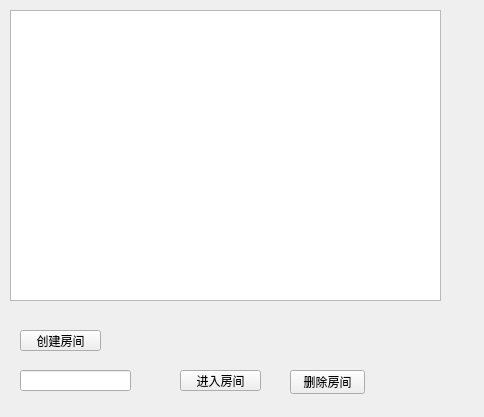
<?xml version="1.0" encoding="UTF-8"?>
<ui version="4.0">
 <class>CRoomWindow</class>
 <widget class="QWidget" name="CRoomWindow">
  <property name="geometry">
   <rect>
    <x>0</x>
    <y>0</y>
    <width>484</width>
    <height>417</height>
   </rect>
  </property>
  <property name="windowTitle">
   <string>Form</string>
  </property>
  <widget class="QListWidget" name="listWidget">
   <property name="geometry">
    <rect>
     <x>10</x>
     <y>10</y>
     <width>431</width>
     <height>291</height>
    </rect>
   </property>
  </widget>
  <widget class="QPushButton" name="BTN_ROOM_CREATE">
   <property name="geometry">
    <rect>
     <x>20</x>
     <y>330</y>
     <width>81</width>
     <height>21</height>
    </rect>
   </property>
   <property name="text">
    <string>创建房间</string>
   </property>
  </widget>
  <widget class="QLineEdit" name="EDIT_INDEX">
   <property name="geometry">
    <rect>
     <x>20</x>
     <y>370</y>
     <width>111</width>
     <height>21</height>
    </rect>
   </property>
  </widget>
  <widget class="QPushButton" name="BTN_ROOM_RUN">
   <property name="geometry">
    <rect>
     <x>180</x>
     <y>370</y>
     <width>81</width>
     <height>21</height>
    </rect>
   </property>
   <property name="text">
    <string>进入房间</string>
   </property>
  </widget>
  <widget class="QPushButton" name="BTN_ROOM_DELETE">
   <property name="geometry">
    <rect>
     <x>290</x>
     <y>370</y>
     <width>75</width>
     <height>24</height>
    </rect>
   </property>
   <property name="text">
    <string>删除房间</string>
   </property>
  </widget>
 </widget>
 <resources/>
 <connections/>
</ui>
